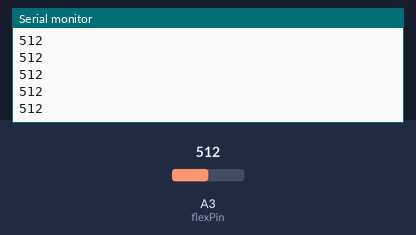
Simulated run of this sketch. Board: Arduino Uno, built with avr-gcc and run on an emulated ATmega328P. Shown: the last lines printed to the serial monitor. The inputs (shaded band) are chosen by the test bench; at power-on: A3 (flexPin) = 512.

Above: at 1.2 s.
1.3 s: A3 (flexPin) set to 716
At 1.31 s:
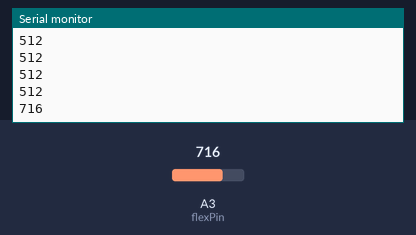
2.8 s: A3 (flexPin) set to 900
At 2.82 s:
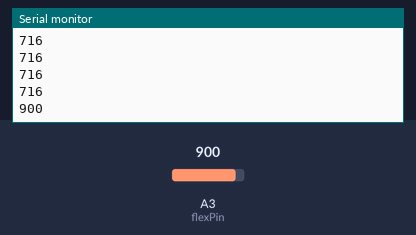
Timing chart, 0 to 5.8 s (numbered marks = the images above; inputs shaded):
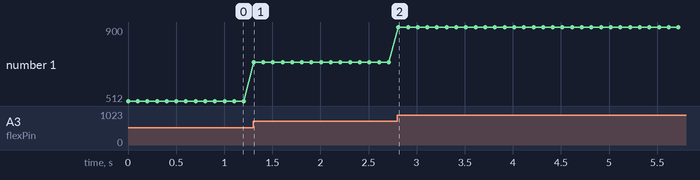

The sketch:

Chameleon.ino
```cpp
const int ledPin = 0;   //pin 3 has PWM funtion
const int flexPin = A3; //pin A0 to read analog input

//Variables:
int value; //save analog value


void setup(){

  pinMode(ledPin, OUTPUT);  //Set pin 3 as 'output'
  Serial.begin(9600);       //Begin serial communication

}

void loop(){

  value = analogRead(flexPin);         //Read and save analog value from potentiometer
  Serial.println(value);               //Print value
  value = map(value, 50, 1000, 0, 255);//Map value 0-1023 to 0-255 (PWM)
  analogWrite(ledPin, value);          //Send PWM value to led
  delay(100);
}
```

Measured:
- after the input at 1.3 s, the serial monitor: prints a new line at once (image 1)
- after the input at 2.8 s, the serial monitor: prints a new line at once (image 2)
- plotted number 1: 512 → 716 after the input at 1.3 s, 716 → 900 after the input at 2.8 s
